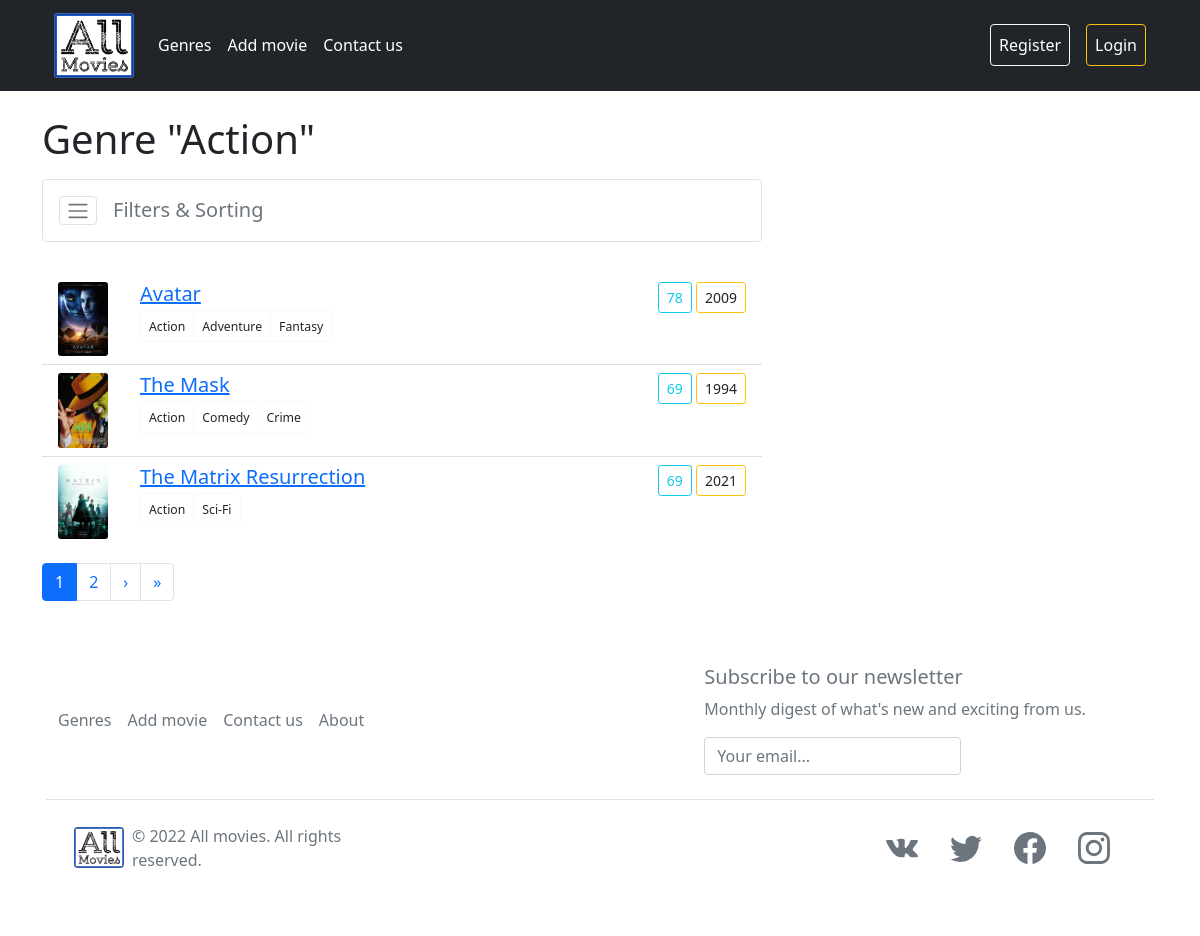
Page /genre/action on the committed database.
### movie_app/models.py (models this page shows, shortened)
class MenuItem(models.Model):
    title = models.CharField(max_length=128)
    slug = models.SlugField(max_length=155, unique=True, verbose_name='URL')
    position = models.PositiveIntegerField(default=auto_incrementor,)
    def __str__(self):
        return str(self.title)
    class Meta:
        ordering = ('position',)
        verbose_name = 'Menu item'
        verbose_name_plural = 'Menu items'

class Movie(models.Model):
    title = models.CharField(max_length=255, verbose_name='Movie title')
    slug = models.SlugField(max_length=255, unique=True, db_index=True, verbose_name='URL')
    description = models.TextField()
    cover = models.ImageField(upload_to='covers/%Y/%m/%d')
    year = models.IntegerField()
    rating = models.IntegerField()
    genre = models.ManyToManyField('Genre')
    date_creation = models.DateTimeField(verbose_name='Creation date', auto_now_add=True)
    date_update = models.DateTimeField(auto_now=True)
    class Meta:
        verbose_name = 'All movies'
        verbose_name_plural = 'All movies'
        ordering = ('title', 'year',)
    def get_absolute_url(self):
        return reverse('movie_app:movie', kwargs={'slug_movie': self.slug})

class Genre(models.Model):
    name = models.CharField(max_length=100, unique=True, db_index=True)
    slug = models.SlugField(max_length=255, unique=True, db_index=True, verbose_name='URL')
    class Meta:
        verbose_name = 'Genre'
        verbose_name_plural = 'Genres'
        ordering = ('name',)
    def __str__(self):
        return str(self.name)
    def get_absolute_url(self):
        return reverse('movie_app:genre', kwargs={'slug_genre': self.slug})

### movie_app/views.py (the view)
# urls.py: path('genre/<slug:slug_genre>', MovieByGenre.as_view(), name='genre'),
class MovieByGenre(ContextData, FilterView):
    model = Movie
    template_name = 'movie_app/sorted_movies_by.html'
    context_object_name = 'movies'
    allow_empty = False
    filterset_class = MovieFilter
    def get_context_data(self, *, object_list=None, **kwargs):
        context = super().get_context_data(**kwargs)
        context_data = self.get_user_context(title=f"{titles['genre']} \"{self.kwargs['slug_genre'].title()}\"")
        return context | context_data
    def get_queryset(self):
        order = self.request.GET.get('orderby', 'title')
        return self.model.objects\
            .filter(genre__slug=self.kwargs['slug_genre'])\
            .prefetch_related('genre')

### movie_app/templatetags/movies_app_tags.py (called while the page is built)
@register.simple_tag
def concat_all(*args):
    return ''.join(map(str, args))

@register.inclusion_tag('includes/movie_app/navbar.html', takes_context=True)
def show_top_menu(context):
    context['menu_items'] = MenuItem.objects.all()
    return context

@register.inclusion_tag('includes/movie_app/subscribe.html')
def subscribe_form():
    return {'subscribe_form': SubscribeForm}

@register.simple_tag
def url_replace(request, field, value):
    dict_ = request.GET.copy()
    dict_[field] = value
    return dict_.urlencode()

### movie_app/utils.py (called while the page is built)
    def get_user_context(self, **kwargs):
        context = kwargs
        return context

### movie_app/templates/movie_app/sorted_movies_by.html
{% extends 'movie_app/base.html' %}
{% load static %}
{% block additional_css %}
    <link rel="stylesheet" href="{% static 'movie_app/css/custom.css' %}">
{% endblock %}
{% block content %}
    <div class="mt-4 row">
        <div class="col">
            <h1>{{ title }}</h1>
        </div>
    </div>
    <div class="row">
        {% include 'includes/movie_app/movie_list.html' %}
    </div>
{% endblock %}

### movie_app/templates/includes/movie_app/navbar.html (shortened to what this page needs)
{% load static %}
{% load movies_app_tags %}
<div class="row">
    <div class="col">
        <nav class="navbar navbar-expand-md navbar navbar-dark bg-dark">
            <div class="container">
                <a class="navbar-brand" href="{% url 'movie_app:main' %}"
                   title="Main page">
                    <img class="bg-white border-dark rounded-2"
                         src="{% static 'movie_app/img/brand-logo.png' %}"
                         alt="All movies logo"
                         width="80px">
                </a>
                <div class="collapse navbar-collapse justify-content-between" id="navbarNav">
                    <ul class="navbar-nav ml-auto">
                        {% for item in menu_items %}
                            {% if not forloop.last %}
                                <li class="nav-item">
                                    {% concat_all 'movie_app:' item.slug as item_url %}
                                    <a class="nav-link text-white" href="{% url item_url %}" title="{{ item.title }}">
                                        {{ item.title }}
                                    </a>
                                </li>
                            {% endif %}
                        {% endfor %}
                    </ul>
                    <ul class="navbar-nav mr-auto">
                        {% if not request.user.is_authenticated %}
                            <li class="nav-item">
                                <a class="nav-link register btn btn-outline-light text-white"
                                   href="{% url 'movie_app:register' %}"
                                   title="Register">
                                    Register
                                </a>
                            </li>
                            <li class="nav-item">
                                <a class="nav-link"></a>
                            </li>
                            <li class="nav-item">
                                <a class="nav-link login btn btn-outline-warning text-white"
                                   href="{% url 'movie_app:login' %}"
                                   title="Login">
                                    Login
                                </a>
                            </li>
                        {% endif %}
                    </ul>
                </div>
            </div>
        </nav>
    </div>
</div>

### movie_app/templates/includes/movie_app/movie_list.html
{% include 'includes/movie_app/filter.html' %}
<div class="row" id="movie-list">
    <div class="col col-md-8">
        {% if movies %}
            <ul class="list-group list-group-flush">
                {% for movie in movies %}
                    <li class="list-group-item list-group-item-action">
                        <div class="d-flex justify-content-between">
                            <div class="d-flex justify-content-start wrap">
                                <a href="{{ movie.get_absolute_url }}"
                                   title="View more about {{ movie.title }}">
                                    <div>
                                        {% if movie.cover %}
                                            <img class="card-img"
                                                 src="{{ movie.cover.url }}"
                                                 alt="{{ movie.title }}'s cover">
                                        {% endif %}
                                    </div>
                                </a>
                                <div>
                                    <a href="{{ movie.get_absolute_url }}"
                                       title="View more about {{ movie.title }}">
                                        <h5 class="mb-1">
                                            {{ movie.title }}
                                        </h5>
                                    </a>
                                    <div class="btn-group-sm btn-group align-items-baseline" role="group">
                                        {% for genre in movie.genre.all %}
                                            <a class="btn btn-outline-light text-dark"
                                               href="{{ genre.get_absolute_url }}"
                                               title="Show all {{ genre|title }} movies">
                                                <small class="mb-1">
                                                    {{ genre }}
                                                </small>
                                            </a>
                                        {% endfor %}
                                    </div>
                                </div>
                            </div>
                            <div class="d-flex align-items-baseline">
                                {% if movie.rating and movie.rating < 40 %}
                                    <a class="btn btn-sm btn-outline-danger"
                                       href="{% url 'movie_app:rating' movie.rating %}"
                                       title="Show all movies with rating {{ movie.rating }}">
                                        {{ movie.rating }}
                                    </a>
                                {% elif 40 <= movie.rating and movie.rating < 60 %}
                                    <a class="btn btn-sm btn-outline-warning"
                                       href="{% url 'movie_app:rating' movie.rating %}"
                                       title="Show all movies with rating {{ movie.rating }}">
                                        {{ movie.rating }}
                                    </a>
                                {% elif 60 <= movie.rating and movie.rating < 85 %}
                                    <a class="btn btn-sm btn-outline-info"
                                       href="{% url 'movie_app:rating' movie.rating %}"
                                       title="Show all movies with rating {{ movie.rating }}">
                                        {{ movie.rating }}
                                    </a>
                                {% elif 85 <= movie.rating and movie.rating <= 100 %}
                                    <a class="btn btn-sm btn-outline-success"
                                       href="{% url 'movie_app:rating' movie.rating %}"
                                       title="Show all movies with rating {{ movie.rating }}">
                                        {{ movie.rating }}
                                    </a>
                                {% endif %}        &nbsp;
                                <a class="btn btn-sm btn-outline-warning text-dark"
                                   href="{% url 'movie_app:year' movie.year %}"
                                   title="Show all movies from {{ movie.year }}">
                                    {{ movie.year }}
                                </a>
                            </div>
                        </div>
                    </li>
                {% endfor %}
            </ul>
        {% else %}
            <h5 class="mb-1">No movies are available.</h5>
        {% endif %}
    </div>
</div>

### movie_app/templates/includes/movie_app/footer.html
{% load static %}
{% load movies_app_tags %}
<div class="container">
    <footer class="p-3 my-4 bg-white">
        <div class="row d-flex flex-wrap justify-content-between align-items-center
        mt-2 mb-4 text-muted">
            <div class="col-6">
                <ul class="nav flex-row">
                    {% for item in menu_items %}
                        {% concat_all 'movie_app:' item.slug as item_url %}
                        <li class="nav-item me-3">
                            <a href="{% url item_url %}" class="nav-link p-0 text-muted">{{ item }}</a>
                        </li>
                    {% endfor %}
                </ul>
            </div>
            <div class="col-5">
                {% subscribe_form %}
            </div>
        </div>
        <div class="row p-3 d-flex flex-wrap justify-content-between
        align-items-center border-top">
            <div class="col-md-4 d-flex align-items-center">
                <a href="/" class="mb-3 me-2 mb-md-0 text-decoration-none lh-1">
                    <img class="bg-white border-white rounded-2"
                         src="{% static 'movie_app/img/brand-logo.png' %}"
                         alt="All movies logo"
                         width="50px">
                </a>
                <span class="text-muted">&copy; 2022 All movies. All rights reserved.</span>
            </div>
            <ul class="nav col-md-4 justify-content-end list-unstyled d-flex">
                {% include 'includes/movie_app/social_share.html' %}
            </ul>
        </div>
    </footer>
</div>

### movie_app/static/movie_app/css/custom.css (style rules this page uses)
.card-img { width: 50px; margin-right: 2rem; }

### rows in the picture
MenuItem: title "Genres"
MenuItem: title "Add movie"
MenuItem: title "Contact us"
Movie: cover (picture), title "Avatar", rating "78", year "2009"
Genre: name "Action"
Genre: name "Adventure"
Genre: name "Fantasy"
Movie: cover (picture), title "The Mask", rating "69", year "1994"
Genre: name "Comedy"
Genre: name "Crime"
Movie: cover (picture), title "The Matrix Resurrection", rating "69", year "2021"
Genre: name "Sci-Fi"
MenuItem: title "About"

### other values in the picture
{{ title }} "Genre \"Action\""
{{ page }} "1"
{{ page }} "2"
